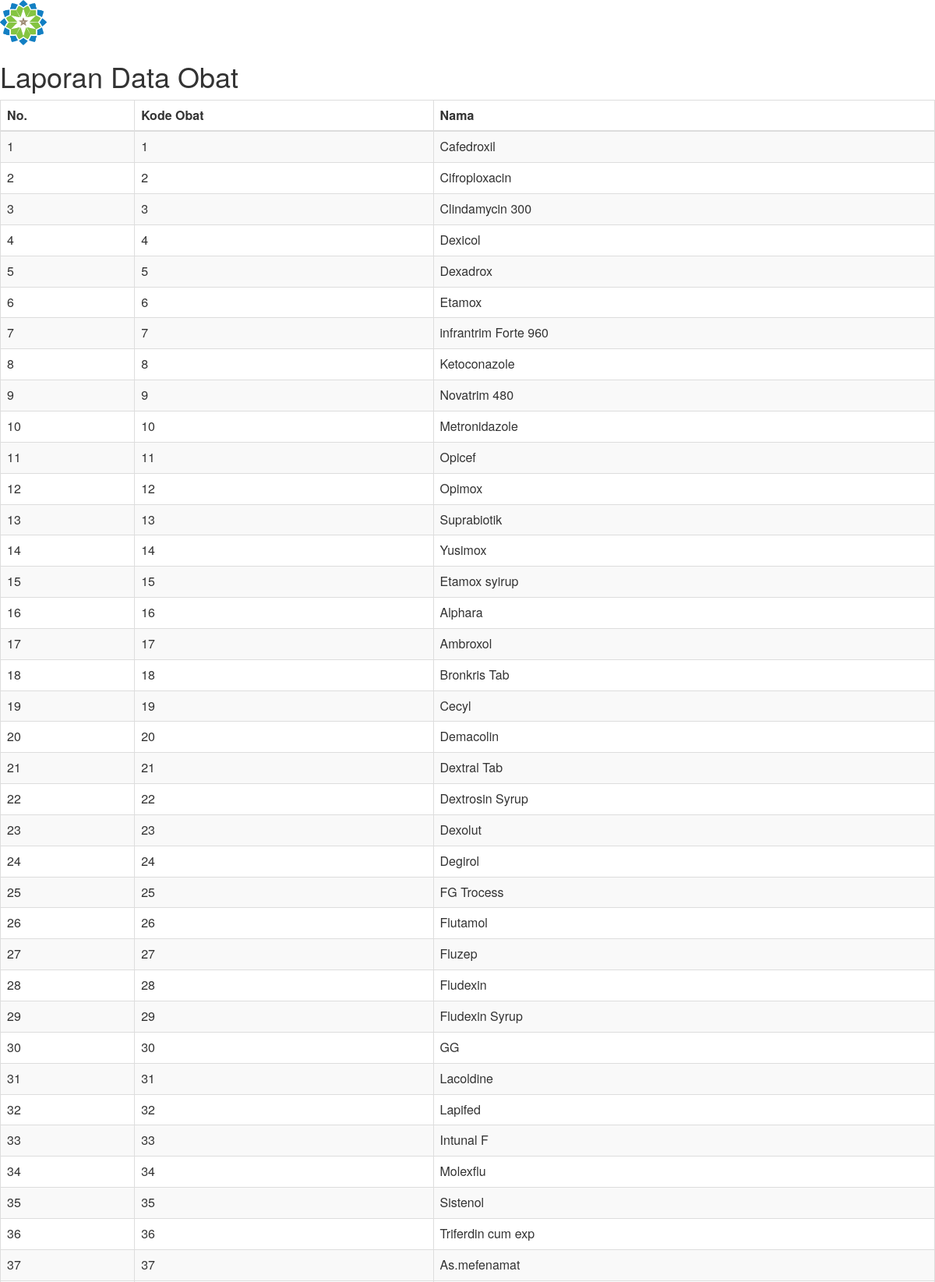
Screenshot of /l_dataobat.php (upper part) with the database file from the repository.
### tables this page shows
CREATE TABLE `obat` (
  `id_obat` int(3) NOT NULL,
  `nama_obat` varchar(30) DEFAULT NULL,
  `stok` int(4) DEFAULT NULL,
  `id_kategori_obat` int(2) DEFAULT NULL
);

### l_dataobat.php (the view, shortened to what this page needs)
<html>
<head>
<link href="assets/css/bootstrap.min.css" rel="stylesheet">
</head>
<body>
<img src="assets/img/uin.png" alt="Logo Uin" style="width: 5%;">
<h1>Laporan Data Obat</h1>
	<table class="table table-striped table-bordered data">
	    <thead>
			<tr>
	        	<th>No. </th>
	            <th>Kode Obat</th>
	            <th>Nama</th>
			</tr>
	    </thead>
	    <tbody>
	    	<?php
				include('db/koneksi_d.php');
	            $query = mysqli_query($conn, "SELECT * FROM obat ORDER BY id_obat ASC");
	            if(mysqli_num_rows($query) == 0){
	            	echo '<tr><td colspan="6">Tidak ada data!</td></tr>';
	            }else{
	           	$no = 1;
	            while($data = mysqli_fetch_assoc($query)){
				echo '<tr>';
	            	echo '<td>'.$no.'</td>';
	                echo '<td>'.$data['id_obat'].'</td>';
					echo '<td>'.$data['nama_obat'].'</td>';
				echo '</tr>';
	            $no++;
	            }
	            }
	        ?>
		</tbody>
	</table>
</body>
</html>

### rows the page displays
obat: id_obat "1", nama_obat "Cafedroxil"
obat: id_obat "2", nama_obat "Cifroploxacin"
obat: id_obat "3", nama_obat "Clindamycin 300"
obat: id_obat "4", nama_obat "Dexicol"
obat: id_obat "5", nama_obat "Dexadrox"
obat: id_obat "6", nama_obat "Etamox"
obat: id_obat "7", nama_obat "infrantrim Forte 960"
obat: id_obat "8", nama_obat "Ketoconazole"
obat: id_obat "9", nama_obat "Novatrim 480"
obat: id_obat "10", nama_obat "Metronidazole"
obat: id_obat "11", nama_obat "Opicef"
obat: id_obat "12", nama_obat "Opimox"
obat: id_obat "13", nama_obat "Suprabiotik"
obat: id_obat "14", nama_obat "Yusimox"
obat: id_obat "15", nama_obat "Etamox syirup"
obat: id_obat "16", nama_obat "Alphara"
obat: id_obat "17", nama_obat "Ambroxol"
obat: id_obat "18", nama_obat "Bronkris Tab"
obat: id_obat "19", nama_obat "Cecyl"
obat: id_obat "20", nama_obat "Demacolin"
obat: id_obat "21", nama_obat "Dextral Tab"
obat: id_obat "22", nama_obat "Dextrosin Syrup"
obat: id_obat "23", nama_obat "Dexolut"
obat: id_obat "24", nama_obat "Degirol"
obat: id_obat "25", nama_obat "FG Trocess"
obat: id_obat "26", nama_obat "Flutamol"
obat: id_obat "27", nama_obat "Fluzep"
obat: id_obat "28", nama_obat "Fludexin"
obat: id_obat "29", nama_obat "Fludexin Syrup"
obat: id_obat "30", nama_obat "GG"
obat: id_obat "31", nama_obat "Lacoldine"
obat: id_obat "32", nama_obat "Lapifed"
obat: id_obat "33", nama_obat "Intunal F"
obat: id_obat "34", nama_obat "Molexflu"
obat: id_obat "35", nama_obat "Sistenol"
obat: id_obat "36", nama_obat "Triferdin cum exp"
obat: id_obat "37", nama_obat "As.mefenamat"
